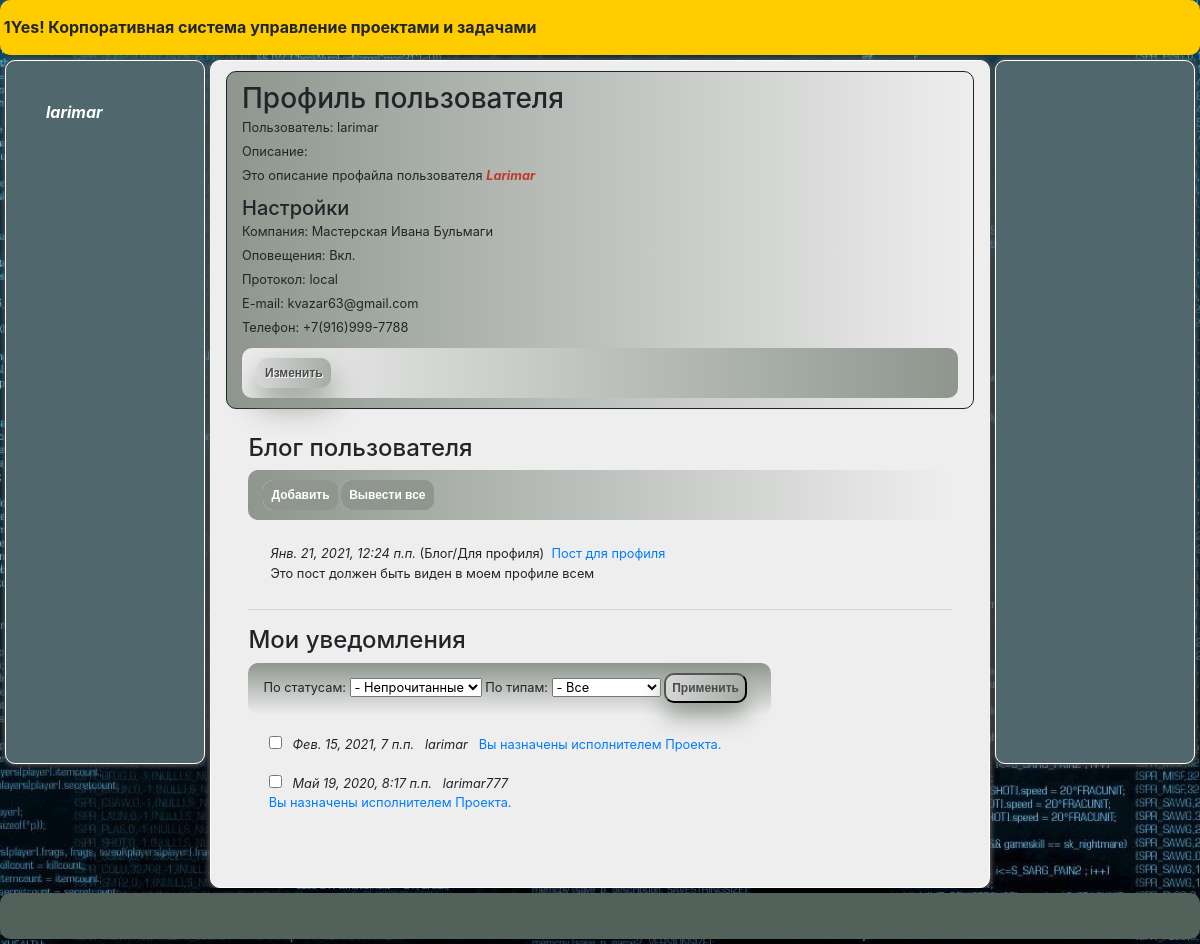
The app's page /accounts/profile0/ (signed in) with its own data.
### accounts/models.py (models this page shows, shortened)
class UserProfile(models.Model):
    user = models.OneToOneField('auth.User', on_delete=models.CASCADE, related_name='result_user_profile', verbose_name="Пользователь")
    company = models.ForeignKey('companies.Company', blank=True, null=True, on_delete=models.CASCADE, related_name='result_company_profile', verbose_name="Организация")
    is_notify = models.BooleanField("Оповещать", default=True)
    protocoltype = models.ForeignKey('main.Dict_ProtocolType', blank=True, null=True, on_delete=models.CASCADE, related_name='result_protocol_type', verbose_name="Протокол оповещения")
    email = models.CharField("E-mail", max_length=64, blank=True, null=True)
    phone = models.CharField("Телефон", max_length=16, blank=True, null=True)
    description = RichTextUploadingField("Описание", blank=True, null=True)
    is_active = models.BooleanField("Активность", default=True)
    class Meta:
        verbose_name = 'Профиль Пользователя'
        verbose_name_plural = 'Профили Пользователей'

### companies/models.py (models this page shows, shortened)
class Company(MPTTModel):
    name = models.CharField("Наименование", max_length=64)
    description = RichTextUploadingField("Описание")
    parent = TreeForeignKey('self', null=True, blank=True, limit_choices_to={'is_active':True}, on_delete=models.CASCADE, related_name='company_children', verbose_name="Головная организация")
    currency = models.ForeignKey('finance.Dict_Currency', on_delete=models.CASCADE, related_name='company_currency', verbose_name="Валюта")
    structure_type = models.ForeignKey('Dict_CompanyStructureType', limit_choices_to={'is_active':True}, on_delete=models.CASCADE, related_name='company_structure_type', verbose_name="Тип в оргструктуре")
    type = models.ForeignKey('Dict_CompanyType', limit_choices_to={'is_active':True}, on_delete=models.CASCADE, related_name='company_type', verbose_name="Тип")
    datecreate = models.DateTimeField("Создана", auto_now_add=True)
    author = models.ForeignKey('auth.User', on_delete=models.CASCADE, verbose_name="Автор")
    is_active = models.BooleanField("Активность", default=True)
    class MPTTMeta:
        order_insertion_by = ['name']
    class Meta:
        verbose_name = 'Организация'
        verbose_name_plural = 'Организации'

class Content(models.Model):
    name = models.CharField("Заголовок", max_length=1024)
    announcement = models.TextField("Анонс", max_length=10240, blank=True, null=True)
    description = RichTextUploadingField("Текст", blank=True, null=True)
    datebegin = models.DateTimeField("Начало")
    dateend = models.DateTimeField("Окончание")
    is_ontop = models.BooleanField("Всегда наверху", default=False)
    type = models.ForeignKey('Dict_ContentType', limit_choices_to={'is_active':True}, on_delete=models.CASCADE, related_name='content_type', verbose_name="Тип")
    company = models.ManyToManyField('Company', related_name='content_companies', verbose_name="Организации")
    datecreate = models.DateTimeField("Создан", auto_now_add=True)
    author = models.ForeignKey('auth.User', on_delete=models.CASCADE, verbose_name="Автор")
    place = models.ForeignKey('Dict_ContentPlace', limit_choices_to={'is_active':True}, on_delete=models.CASCADE, related_name='content_place', verbose_name="Место")
    is_active = models.BooleanField("Активность", default=True)
    class Meta:
        ordering = ('-is_ontop','-id')
        verbose_name = 'Контент'
        verbose_name_plural = 'Контент'

class Dict_ContentType(models.Model):
    name = models.CharField("Наименование", max_length=64)
    sort = models.PositiveSmallIntegerField(default=1, blank=True, null=True)
    name_lang = models.CharField("Перевод", max_length=64, blank=True, null=True)
    is_active = models.BooleanField("Активность", default=True)
    class Meta:
        ordering = ('sort',)
        verbose_name = 'Тип контента'
        verbose_name_plural = 'Типы контента'
    def __str__(self):
        return (self.name)

class Dict_ContentPlace(models.Model):
    name = models.CharField("Наименование", max_length=64)
    sort = models.PositiveSmallIntegerField(default=2, blank=True, null=True)
    name_lang = models.CharField("Перевод", max_length=64, blank=True, null=True)
    is_active = models.BooleanField("Активность", default=True)
    class Meta:
        ordering = ('sort',)
        verbose_name = 'Место отображения контента'
        verbose_name_plural = 'Места отображения контента'
    def __str__(self):
        return (self.name)

### main/models.py (models this page shows, shortened)
class Dict_ProtocolType(models.Model):
    name = models.CharField("Наименование", max_length=64)
    sort = models.PositiveSmallIntegerField(default=1, blank=True, null=True)
    name_lang = models.CharField("Перевод", max_length=64, blank=True, null=True)
    is_active = models.BooleanField("Активность", default=True)
    class Meta:
        ordering = ('sort',)
        verbose_name = 'Протокол оповещения'
        verbose_name_plural = 'Протоколы оповещений'

class Notification(models.Model):
    objecttype = models.ForeignKey('Meta_ObjectType', limit_choices_to={'is_active':True}, on_delete=models.CASCADE, related_name='meta_objecttype', verbose_name="Тип Объекта")
    objectid = models.PositiveIntegerField("ID объекта", default=0)
    datecreate = models.DateTimeField("Дата", auto_now_add=True)
    author = models.ForeignKey('auth.User', on_delete=models.CASCADE, verbose_name="Автор")
    type = models.ForeignKey('Dict_ProtocolType', limit_choices_to={'is_active':True}, on_delete=models.CASCADE, related_name='protocol_type', verbose_name="Тип")
    sendfrom = models.CharField("От кого", max_length=64, blank=True, null=True)
    theme = models.CharField("Тема", max_length=256, blank=True, null=True)
    text = RichTextUploadingField("Текст", max_length=1024)
    recipient = models.ForeignKey('auth.User', on_delete=models.CASCADE, blank=True, null=True, related_name='notify_recipient', verbose_name="Получатель")
    sendto = models.CharField("Кому", max_length=64, blank=True, null=True)
    datesent = models.DateTimeField("Момент отправки", auto_now_add=False, blank=True, null=True)
    dateread = models.DateTimeField("Момент прочтения", auto_now_add=False, blank=True, null=True)
    response = models.CharField("Ответ", max_length=128, blank=True, null=True)
    is_sent = models.BooleanField("Отправлено", default=False)
    is_read = models.BooleanField("Прочитано", default=False)
    is_active = models.BooleanField("Активность", default=True)
    def __str__(self):
        return (self.datecreate.strftime('%d.%m.%Y %H:%M:%S') + ' | ' + self.theme + ' | ' + self.author.username)
    class Meta:
        verbose_name = 'Оповещение'
        verbose_name_plural = 'Оповещения'

### accounts/views.py (the view)
# urls.py: path('profile0/', views.UserProfileDetail, name='userprofile_detail0'),
@login_required   # декоратор для перенаправления неавторизованного пользователя на страницу авторизации
def UserProfileDetail(request, userid=0, param=''):
    companies_id = request.session['_auth_user_companies_id']
    if userid == 0:
       userid = request.user.id
       if param == 'all':
          content_list = Content.objects.filter(author_id=userid).annotate(cnt=Count('id'))
       else:
          content_list = Content.objects.filter(author_id=userid, is_active=True, datebegin__lte=datetime.now(), dateend__gte=datetime.now(), place_id=3).annotate(cnt=Count('id'))
    else:
       content_list = Content.objects.filter(author_id=userid, is_active=True, datebegin__lte=datetime.now(), dateend__gte=datetime.now(), place_id=3).annotate(cnt=Count('id'))
    user_profile = UserProfile.objects.get(user=userid, is_active=True) #.company_id
    notification_list = Notification.objects.filter(recipient_id=userid, is_active=True, is_read=False, type_id=3)
    print(notification_list)
    metaobjecttype_list = Meta_ObjectType.objects.filter(is_active=True)
    button_userprofile_update = 'Изменить'
    prompt_is_notify = 'Вкл.'
    if user_profile.is_notify == False:
       prompt_is_notify = 'Выкл.'
    return render(request, 'userprofile_detail.html', {
                                                       'user_profile': user_profile,
                                                       'button_userprofile_update': button_userprofile_update,
                                                       'content_list': content_list,
                                                       'user_companies': companies_id,
                                                       'prompt_is_notify': prompt_is_notify,
                                                       'notification_list': notification_list.distinct().order_by("-datecreate"),
                                                       'metaobjecttype_list': metaobjecttype_list.distinct().order_by(),
                                                       'status_selectid': '2',
                                                       'metaobjecttype_selectid': '0',
                                                      })

### templates/userprofile_detail.html (shortened to what this page needs)
{% extends 'base.html' %}
{% block profile %}
      <div class="object-detail">
         <h3>Профиль пользователя</h3>
         <p>Пользователь: {{ user_profile.user.username }}</p>
         <p>Описание: {% autoescape off %}{{ user_profile.description }}{% endautoescape %}</p>
         {% if user_profile.user.id == user.id %}
            <h5>Настройки</h5>
            <p>Компания: {{ user_profile.company.name }}</p>
            <p>Оповещения: {{ prompt_is_notify }} </p>
            <p>Протокол: {{ user_profile.protocoltype.name }}</p>
            <p>E-mail: {{ user_profile.email }}</p>
            <p>Телефон: {{ user_profile.phone }}</p>
            <div class="object-detail-buttons">
               <a href="{% url 'my_account:userprofile_update' user_profile.pk %}">{{ button_userprofile_update }}</a>
            </div>
         {% endif %}
      </div>
      <div class="object-list">
         <h4>Блог пользователя</h4>
         {% if user_profile.user.id == user.id %}
            <div class="object-list-buttons">
               <a href="{% url 'my_company:content_create' %}">Добавить</a>
               <a href="{% url 'my_account:userprofile_detail' 0 'all' %}">Вывести все</a>
            </div>
         {% endif %}
         <div class="object-list">
            {% for content in content_list %}
               <em>{{ content.datecreate }}</em>&nbsp;({{ content.type }}/{{ content.place }})&nbsp;
               <a href="{% url 'my_company:content_detail' content.pk %}">{{ content.name }}</a>
               <br />
               {% if content.announcement %}
                  {{ content.announcement }}
               {% else %}
                  {% autoescape off %}{{ content.description }}{% endautoescape %}
               {% endif %}
            {% endfor %}
         </div>
         <hr>
         {% if user_profile.user.id == user.id %}
            <div id="ajax_listresult">{% include 'notify_list.html' %}</div>
         {% endif %}
      </div>
{% endblock profile %}

### templates/base.html (shortened to what this page needs)
<!DOCTYPE html>
<html lang="en">
    <head>
        {% load static %}
        <link rel="stylesheet" href="{% static 'css/three.css' %}">
        <link rel="stylesheet" href="{% static 'css/bootstrap.min.css' %}">
        <link rel="stylesheet" href="{% static 'css/hint.css' %}">
        <link rel="stylesheet" href="https://stackpath.bootstrapcdn.com/bootstrap/4.4.1/css/bootstrap.min.css">
        <div class="header">
           <strong>&nbsp;1Yes! Корпоративная система управление проектами и задачами</strong>
        </div>
    </head>
    <body>
       <div class="layout">
         <div class='sidebar'>
         </div>
          {% if user.is_authenticated %}
             <div class="menu">
                <ul>{% load menubuilder %}{% menu main_menu %}
                    <br />
                    <span class="hint hint--bottom hint--info" data-hint="Профиль"><a href="{% url 'my_account:userprofile_detail' user.id ' ' %}"><b><i>{{ user.username }}</i></b></a></span>
                </ul>
             </div>
             <div class="content">
                {% block profile %}
                {% endblock %}
             </div>
          {% else %}
               <ul>{% load menubuilder %}{% menu logout_menu %}
          {% endif %}
       </div>
       <div class='footer'>
       </div>
    </body>
</html>

### templates/notify_list.html (shortened to what this page needs)
<h4>Мои уведомления</h4>
<div id="ajax_listresult">
<div class="d-table">
   <form method="GET">
      <div class="object-list-filters">
         <label>По статусам: </label>
         <select name="select-status" id="statusselectid" class="select-status">
            <option value="2" {% ifequal "2" status_selectid %} selected="selected" {% endifequal %}>- Непрочитанные</option>
         </select>
         <label>По типам: </label>
         <select name="select-metaobjecttype" id="metaobjecttypeselectid"  class="select-metaobjecttype">
            <option value="0" {% ifequal 0 metaobjecttype_selectid|add:"0" %} selected="selected" {% endifequal %}>- Все</option>
         </select>
         <button id="selection-button" type="submit" method="GET" class="object-filter-button">Применить</button>
      </div>
   </form>
   <div class="object-list">
      {% for notification in notification_list %}
         <div class="d-tr">
            <div class="d-td-text">
               <span class="hint hint--bottom hint--info" data-hint="Отметить прочитанным"><input type="checkbox" value="{{notification.id}}" name="myCheck_{{notification.id}}" /></span>&nbsp;&nbsp;&nbsp;<em>{{ notification.datecreate }}&nbsp;&nbsp;&nbsp;{{ notification.author.username }}</em>&nbsp;&nbsp;&nbsp;<span class="hint hint--bottom hint--info" data-hint="{{ notification.text }}">
                   {% if notification.objecttype.shortname == 'prj' %}
                      <a href="{% url 'my_project:tasks' notification.objectid 0 %}">{{ notification.theme }}</a>
                   {% elif notification.objecttype.shortname == 'tsk' %}
                      <a href="{% url 'my_project:taskcomments' notification.objectid %}">{{ notification.theme }}</a>
                   {% else %}
                      {{ notification.theme }}
                   {% endif %}
               </span>
            </div>
         </div>
         <br />
      {% endfor %}
   </div>
</div>
</div>

### records on screen
UserProfile: user.username "larimar", description "Это описание профайла пользователя Larimar", company.name "Мастерская Ивана Бульмаги", protocoltype.name "local", email "kvazar63@gmail.com", phone "+7(916)999-7788"
Content: datecreate "Янв. 21, 2021, 12:24 п.п.", type "Блог", place "Для профиля", name "Пост для профиля", announcement "Это пост должен быть виден в моем профиле всем"
Notification: datecreate "Фев. 15, 2021, 7 п.п.", author.username "larimar", theme "Вы назначены исполнителем Проекта."
Notification: datecreate "Май 19, 2020, 8:17 п.п.", author.username "larimar777", theme "Вы назначены исполнителем Проекта."

### other values on screen
{{ user.username }} "larimar"
{{ prompt_is_notify }} "Вкл."
{{ button_userprofile_update }} "Изменить"
